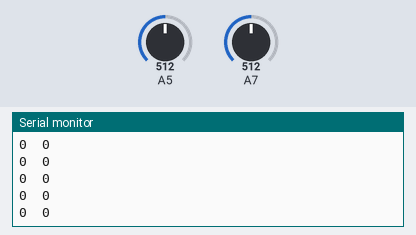
Simulated run of this sketch. Board: Arduino Nano, built with avr-gcc and run on an emulated ATmega328P. Shown: the last lines printed to the serial monitor. The test bench sets the inputs (shaded band); at power-on: A7 = 512, A5 = 512.

Above: at 1.2 s.
1.3 s: A7 set to 334
At 2.2 s:
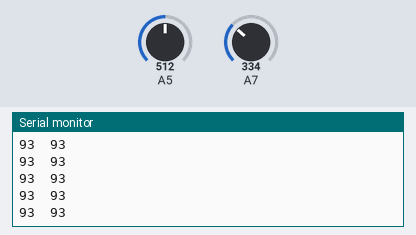
2.8 s: A7 set to 303
At 3.3 s:
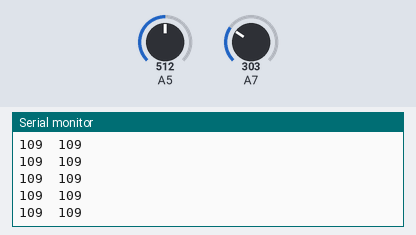
4.3 s: A5 set to 549
5.8 s: A5 set to 576
At 6.5 s:
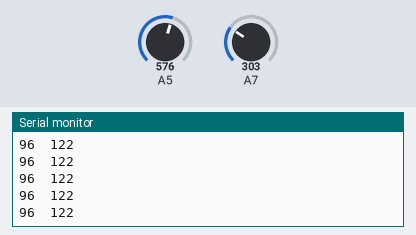
Timing chart, 0 to 8.8 s (numbered marks = the images above; inputs shaded):
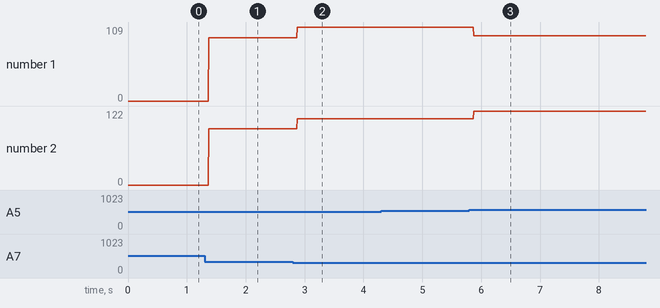

The sketch:

ProtoPult.ino
```cpp
int L_JOY_Y;
int R_JOY_X;
int velocity, rotate_velocity, L_V, R_V;
boolean L_dir, R_dir, tank;
void setup() {
  // put your setup code here, to run once:
  Serial.begin(9600);
}

void loop() {
  // Необходимо снять показания и разобраться с наводками:
  L_JOY_Y = map(analogRead(A7), 0, 1023, 0, 100);
  R_JOY_X = map(analogRead(A5), 0, 1023, 0, 100);
  velocity = 50 - L_JOY_Y;
  velocity = map(velocity, 0, 50, 0, 255);
  velocity = map(velocity, 0, 249, 0, 255);
  rotate_velocity = 50 - R_JOY_X;
  rotate_velocity = map(rotate_velocity, 0, 50, 0, 255);
  // Избегаем центрального положения левого джойстика
  if (velocity >= 30){
    L_dir = true; // едем вперед
    R_dir = true; // едем вперед
    rotate_velocity = map(rotate_velocity, -249, 249, -100, 100);
    rotate_velocity = constrain(rotate_velocity, -velocity/3, velocity/3);
    if (rotate_velocity >=50){
      L_V = constrain(velocity + rotate_velocity, 0, 255);
      R_V = constrain(velocity - rotate_velocity, 0, 255);
    }
    else if (rotate_velocity <= -10){
      L_V = constrain(velocity + rotate_velocity, 0, 255);
      R_V = constrain(velocity - rotate_velocity, 0, 255);
    }
    else{
        L_V = velocity;
        R_V = velocity;
    }
    tank = false; // не танкуем
  }
  else if (velocity <= -50){
    L_dir = false; // едем Назад
    R_dir = false; // едем Назад
    rotate_velocity = map(rotate_velocity, -249, 249, -100, 100);
    rotate_velocity = constrain(rotate_velocity, -velocity/3, velocity/3);
    if (rotate_velocity >=10){
      L_V = constrain(abs(velocity) - rotate_velocity, 0, 255);
      R_V = constrain(abs(velocity) + rotate_velocity, 0, 255);
    }
    else if (rotate_velocity <= -10){
      L_V = constrain(abs(velocity) - rotate_velocity, 0, 255);
      R_V = constrain(abs(velocity) + rotate_velocity, 0, 255);
    }
    else{
        L_V = abs(velocity);
        R_V = abs(velocity);
    }
    tank = false; // не танкуем
  }
  else{
    rotate_velocity = map(rotate_velocity, -249, 249, -255, 255);
    if (rotate_velocity >= 30){
      L_dir = true; // едем Вперед
      R_dir = false; // едем Назад
      L_V = rotate_velocity;
      R_V = rotate_velocity;
    }
    else if (rotate_velocity <= -30){
      L_dir = false; // едем Назад
      R_dir = true; // едем Вперед
      L_V = abs(rotate_velocity);
      R_V = abs(rotate_velocity);
    }
    tank = true; // Танкуем
  }
  Serial.print(L_V);
  Serial.print("  ");
  Serial.println(R_V);
}
```

Measured:
- after the input at 1.3 s, the serial monitor: prints a new line after 0.07 s (image 1)
- after the input at 2.8 s, the serial monitor: prints a new line after 0.07 s (image 2)
- after the input at 5.8 s, the serial monitor: prints a new line after 0.08 s (image 3)
- plotted number 1: 0 → 93 after the input at 1.3 s, 93 → 109 after the input at 2.8 s, 109 → 96 after the input at 5.8 s
- plotted number 2: 0 → 93 after the input at 1.3 s, 93 → 109 after the input at 2.8 s, 109 → 122 after the input at 5.8 s
